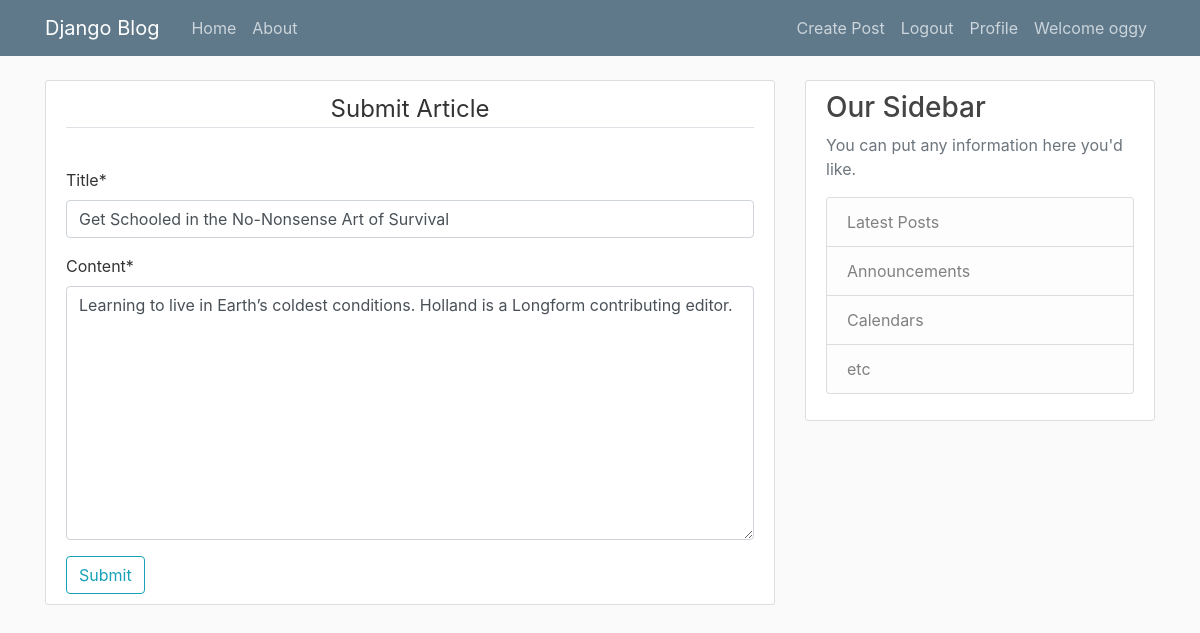
The app's page /post/14/update/ (signed in) with its own data.
### blog/models.py (models this page shows, shortened)
class Post(models.Model):
    title = models.CharField(max_length = 100)
    content = models.TextField()
    date_posted = models.DateTimeField(default=timezone.now)
    author = models.ForeignKey(User, on_delete = models.CASCADE)

### blog/views.py (the view, shortened to what this page needs)
# urls.py: path('post/<int:pk>/update/', PostUpdateView.as_view(), name='post-update'),
class PostUpdateView(LoginRequiredMixin, UserPassesTestMixin, UpdateView):
    model = Post
    fields = ['title', 'content']
    def test_func(self):
        post = self.get_object()
        if self.request.user == post.author:
            return True
        return False

### blog/templates/blog/post_form.html (shortened to what this page needs)
{% extends 'blog/base.html' %}
{% load crispy_forms_tags %}
{% block content %}
<div class="content-section">
    <form action="" method="POST">
        <fieldset class="form-group">
            <legend class="border-bottom mb-4 text-center" >Submit Article</legend>
        </fieldset>
        {{form|crispy}}
        <button class="btn btn-outline-info" type="submit">Submit</button>
    </form>
</div>
{% endblock %}

### blog/templates/blog/base.html (shortened to what this page needs)
{% load static %}
<!doctype html>
<html lang="en">
<head>
  <link rel="stylesheet" href="https://stackpath.bootstrapcdn.com/bootstrap/4.5.0/css/bootstrap.min.css"
>
  <link rel="stylesheet" href="{% static 'blog/style/main.css' %}">
</head>
<body>
  <header class="site-header">
    <nav class="navbar navbar-expand-md navbar-dark bg-steel fixed-top">
      <div class="container">
        <a class="navbar-brand mr-4" href="{% url 'blog-home' %}">Django Blog</a>
        <div class="collapse navbar-collapse" id="navbarToggle">
          <div class="navbar-nav mr-auto">
            <a class="nav-item nav-link" href="{% url 'blog-home' %}">Home</a>
            <a class="nav-item nav-link" href="{% url 'blog-about' %}">About</a>
          </div>
          <div class="navbar-nav">
            {% if user.is_authenticated %}
            <a class="nav-item nav-link" href="{% url 'post-create' %}">Create Post</a>
            <a class="nav-item nav-link" href="{% url 'logout' %}">Logout</a>
            <a class="nav-item nav-link" href="{% url 'profile' %}">Profile</a>
            <a class="nav-item nav-link" href="#">Welcome {{user.username}}</a>
            {% else %}
            <a class="nav-item nav-link" href="{% url 'login' %}">Login</a>
            <a class="nav-item nav-link" href="{% url 'register' %}">Register</a>
            {% endif %}
          </div>
        </div>
      </div>
    </nav>
  </header>
  <main role="main" class="container">
    <div class="row">
      <div class="col-md-8">
        {% block content %}
        {% endblock %}
      </div>
      <div class="col-md-4">
        <div class="content-section">
          <h3>Our Sidebar</h3>
          <p class='text-muted'>You can put any information here you'd like.
            <ul class="list-group">
              <li class="list-group-item list-group-item-light">Latest Posts</li>
              <li class="list-group-item list-group-item-light">Announcements</li>
              <li class="list-group-item list-group-item-light">Calendars</li>
              <li class="list-group-item list-group-item-light">etc</li>
            </ul>
          </p>
        </div>
      </div>
    </div>
  </main>
</body>
</html>

### blog/static/blog/style/main.css (style rules this page uses)
body { background: #fafafa; color: #333333; margin-top: 5rem; }
h1, h2, h3, h4, h5, h6 { color: #444444; }
ul { margin: 0; }
.bg-steel { background-color: #5f788a; }
.site-header .navbar-nav .nav-link { color: #cbd5db; }
.content-section { background: #ffffff; padding: 10px 20px; border: 1px solid #dddddd; border-radius: 3px; margin-bottom: 20px; }

### records on screen
Post: title "Get Schooled in the No-Nonsense Art of Survival", content "Learning to live in Earth’s coldest conditions. Holland is a Longform contributing editor."

### other values on screen
{{ user.username }} "oggy"
